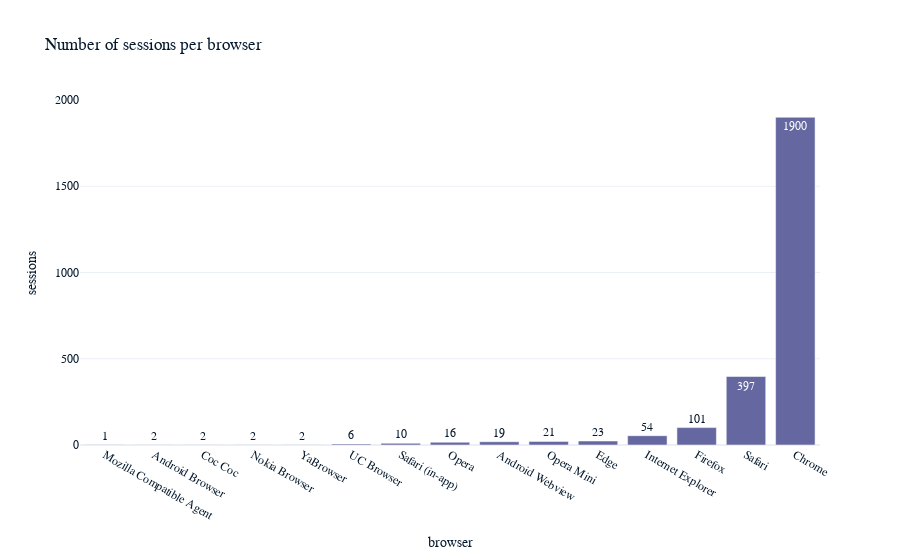

Write notebook code for a chart like this one.
### Code cell
#Number of sessions per browser
plot_sessions_per_group(ga_df,'browser','bar')

### Figure 1 — Plotly figure (JSON) as saved in the notebook; plotly's stock layout.template omitted (floating-point values rounded to 4 significant figures)
{"data": [{"alignmentgroup": "True", "hovertemplate": "browser=%{x}<br>sessions=%{text}<extra></extra>", "legendgroup": "", "marker": {"color": "#6568a0", "pattern": {"shape": ""}}, "name": "", "offsetgroup": "", "orientation": "v", "showlegend": false, "text": [1, 2, 2, 2, 2, 6, 10, 16, 19, 21, 23, 54, 101, 397, 1900], "textposition": "auto", "x": ["Mozilla Compatible Agent", "Android Browser", "Coc Coc", "Nokia Browser", "YaBrowser", "UC Browser", "Safari (in-app)", "Opera", "Android Webview", "Opera Mini", "Edge", "Internet Explorer", "Firefox", "Safari", "Chrome"], "xaxis": "x", "y": [1, 2, 2, 2, 2, 6, 10, 16, 19, 21, 23, 54, 101, 397, 1900], "yaxis": "y", "type": "bar"}], "layout": {"xaxis": {"anchor": "y", "domain": [0, 1], "title": {"text": "browser"}}, "yaxis": {"anchor": "x", "domain": [0, 1], "title": {"text": "sessions"}}, "legend": {"tracegroupgap": 0}, "title": {"text": "Number of sessions per browser"}, "barmode": "relative"}}
